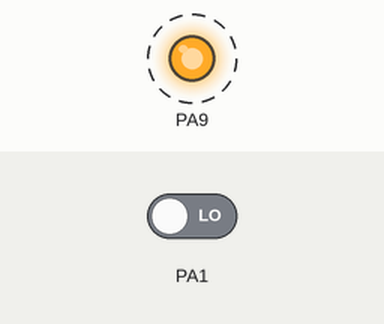
Simulated run of this sketch. Board: STM32 Blue Pill. Parts: output pins drawn as LEDs (lit = HIGH). Dashed ring = blinking. The inputs (shaded band) are chosen by the test bench; at power-on: PA1 LOW.

Above: at 0.2 s.
Timing chart, 0 to 3.0 s (numbered marks = the images above):
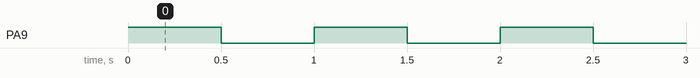

Measured:
- by itself, PA9: alternates HIGH for 0.50 s and LOW for 0.50 s

The sketch:

blinkInterrupt.ino
```cpp
int blinkDelay = 500;

void faster(){
  blinkDelay = 100;
}

void slower(){
  blinkDelay = 2000;
}

void setup() {
  pinMode(PA1, INPUT_PULLDOWN);
  pinMode(PA9, OUTPUT);
  attachInterrupt(PA1,faster, RISING);
  attachInterrupt(PA1,slower, FALLING);
}
void loop() {
  digitalWrite(PA9, HIGH);
  delay(blinkDelay);
  digitalWrite(PA9, LOW);
  delay(blinkDelay);
}
```
